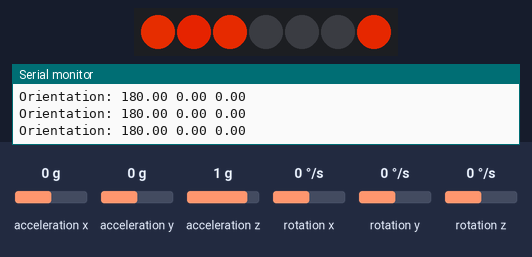
The sketch below on a simulated Arduino Nano 33 IoT. Shown: 7 RGB LEDs in strip order, left to right, the last lines printed to the serial monitor. The test bench sets the inputs (shaded band); at power-on: rotation x 0 °/s, acceleration x 0 g, acceleration y 0 g, acceleration z 1 g, rotation y 0 °/s, rotation z 0 °/s. Dim RGB values are drawn brighter than linear; random numbers use the default seed unless the sketch sets one.

Above: at 1.29 s.
1.3 s: rotation x set to -192 °/s
At 3.0 s:
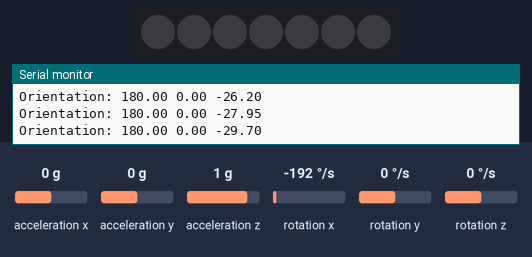
3.1 s: rotation x set to 100 °/s
At 5.72 s:
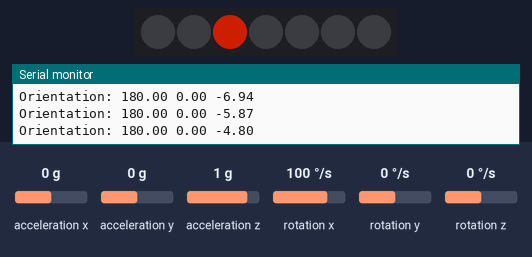
6.1 s: acceleration x set to -1.4 g
At 6.86 s:
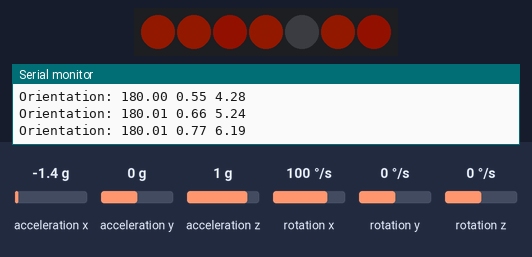
8.3 s: rotation x set to -100 °/s
At 9.75 s:
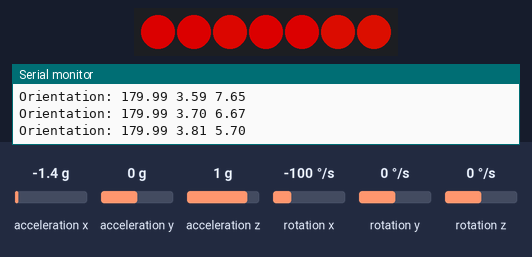
Timing chart, 0 to 12.1 s (numbered marks = the images above; inputs shaded):
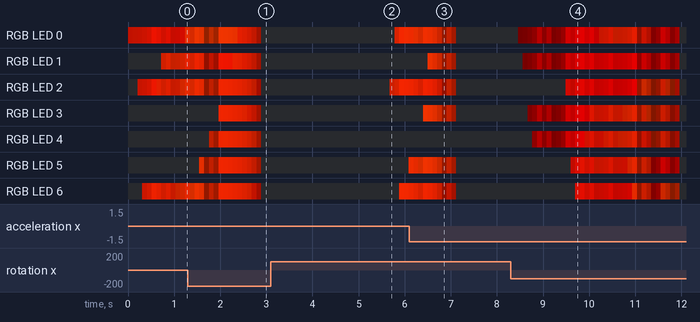

Measured:
- after the input at 3.1 s, RGB LED 0: off → RGB(138, 22, 0) after 2.7 s, → RGB(220, 35, 0) 0.10 s later, → RGB(213, 38, 0) 0.10 s later, → RGB(200, 35, 0) 0.10 s later; RGB LED 2: off → RGB(112, 17, 0) after 2.6 s, → RGB(138, 21, 0) 0.10 s later, → RGB(220, 33, 0) 0.10 s later, → RGB(213, 32, 0) 0.10 s later, … (5 changes in this stretch)

The sketch:

neopixel_candle.h.ino
```cpp
#include <Adafruit_NeoPixel.h>
#include "Arduino_LSM6DS3.h"
#include "MadgwickAHRS.h"


// ガンマテーブル
const int PROGMEM gamma8[] = {
  0, 0, 0, 0, 0, 0, 0, 0, 0, 0, 0, 0, 0, 0, 0, 0,
  0, 0, 0, 0, 0, 0, 0, 0, 0, 0, 0, 0, 1, 1, 1, 1,
  1, 1, 1, 1, 1, 1, 1, 1, 1, 2, 2, 2, 2, 2, 2, 2,
  2, 3, 3, 3, 3, 3, 3, 3, 4, 4, 4, 4, 4, 5, 5, 5,
  5, 6, 6, 6, 6, 7, 7, 7, 7, 8, 8, 8, 9, 9, 9, 10,
  10, 10, 11, 11, 11, 12, 12, 13, 13, 13, 14, 14, 15, 15, 16, 16,
  17, 17, 18, 18, 19, 19, 20, 20, 21, 21, 22, 22, 23, 24, 24, 25,
  25, 26, 27, 27, 28, 29, 29, 30, 31, 32, 32, 33, 34, 35, 35, 36,
  37, 38, 39, 39, 40, 41, 42, 43, 44, 45, 46, 47, 48, 49, 50, 50,
  51, 52, 54, 55, 56, 57, 58, 59, 60, 61, 62, 63, 64, 66, 67, 68,
  69, 70, 72, 73, 74, 75, 77, 78, 79, 81, 82, 83, 85, 86, 87, 89,
  90, 92, 93, 95, 96, 98, 99, 101, 102, 104, 105, 107, 109, 110, 112, 114,
  115, 117, 119, 120, 122, 124, 126, 127, 129, 131, 133, 135, 137, 138, 140, 142,
  144, 146, 148, 150, 152, 154, 156, 158, 160, 162, 164, 167, 169, 171, 173, 175,
  177, 180, 182, 184, 186, 189, 191, 193, 196, 198, 200, 203, 205, 208, 210, 213,
  215, 218, 220, 223, 225, 228, 231, 233, 236, 239, 241, 244, 247, 249, 252, 255
};

float value = 0.1;

const int max_value = 255;
const int dimming_range = 90; // magic number

const float threshold = 0.065; // magic number

// initialize a Madgwick filter:
Madgwick filter;
const float sensorRate = 104.00;

const int neoPixelPin = 5;  // control pin
const int pixelCount = 7;   // number of pixels
int change = 100;             // increment to change hue by

// set up strip:
Adafruit_NeoPixel strip = Adafruit_NeoPixel(pixelCount, neoPixelPin, NEO_GRBW + NEO_KHZ800);

int h = 1000;  // hue, 0-65535
int s = 255;  // saturation 0-255
int i = 255;  // intensity 0-255

void setup() {
   Serial.begin(9600);
    if (!IMU.begin()) {
    Serial.println("Failed to initialize IMU");
    // stop here if you can't access the IMU:
    while (true);
  }
    // start the filter to run at the sample rate:
  filter.begin(sensorRate);

  strip.begin();  // initialize pixel strip
  strip.clear();  // turn all LEDs off
  strip.show();   // update strip
}

void loop() {

      // values for acceleration and rotation:
  float xAcc, yAcc, zAcc;
  float xGyro, yGyro, zGyro;
  float roll, pitch, heading;
    // if both accelerometer and gyrometer are ready to be read:
  if (IMU.accelerationAvailable() &&
      IMU.gyroscopeAvailable()) {
    // read accelerometer and gyrometer:
    IMU.readAcceleration(xAcc, yAcc, zAcc);

    // print the results:
    IMU.readGyroscope(xGyro, yGyro, zGyro);

    // update the filter, which computes orientation:
    filter.updateIMU(xGyro, yGyro, zGyro, xAcc, yAcc, zAcc);

    // print the heading, pitch and roll
    roll = filter.getRoll();
    pitch = filter.getPitch();
    heading = filter.getYaw();
    Serial.print("Orientation: ");
    Serial.print(heading);
    Serial.print(" ");
    Serial.print(pitch);
    Serial.print(" ");
    Serial.println(roll);

    if(abs(roll) > 6) {
    shaking_moving();
    } else {
      normal_moving();
    }
  }


}

void normal_moving() {

    // create a single color from hue, sat, intensity:
  long color = strip.ColorHSV(h, s, i);


 if (value < 0.5) {
    value = value + 2.0 * value * value;
  } else if (value >= 0.5) {
    value = value - 2.0 * (1.0 - value) * (1.0 - value);
  }

  if (value <= (0.0 + threshold) || (1.0 - threshold) <= value) {
    value = random(0.0 + (threshold * 1000),1000 - (threshold * 1000)) / 1000.0;
  }

  int value_1 = max_value - dimming_range + (value * dimming_range);
  int value_2 = max_value - (value * dimming_range);

  //analogWrite(led_pin_1,  pgm_read_byte(&(gamma8[value_1])));
  //analogWrite(led_pin_2,  pgm_read_byte(&(gamma8[value_2])));


  // loop over all the pixels:
    int randNumber = random(7);
    strip.setPixelColor(randNumber, color);
    strip.setBrightness(pgm_read_byte(&(gamma8[value_1])));
    strip.show();  // update the strip
    delay(100);


  // increment hue to fade from red (0) to reddish orange (2400) and back:
  h = h + change;
  // when it hits the boundaries, reverse the direction of change:
  if (h <= 0 || h >= 2400) {
    change = -change;
  }
  // constrin hue to 0-2400:
  h = constrain(h, 0, 2400);
}


void shaking_moving() {
    // create a single color from hue, sat, intensity:
  long color = strip.ColorHSV(h, s, i);

    if (value < 0.5) {
    value = value + 2.0 * value * value;
  } else if (value >= 0.5) {
    value = value - 2.0 * (1.0 - value) * (1.0 - value);
  }

  int max_value = value * 255;

  // loop over all the pixels:
    int randNumber = random(7);
    strip.setPixelColor(randNumber, color);
    strip.setBrightness(pgm_read_byte(&(gamma8[max_value])));
    strip.show();  // update the strip
    delay(100);


  // increment hue to fade from red (0) to reddish orange (2400) and back:
  h = h + change;
  // when it hits the boundaries, reverse the direction of change:
  if (h <= 0 || h >= 2400) {
    change = -change;
  }
  // constrin hue to 0-2400:
  h = constrain(h, 0, 2400);

}
```
